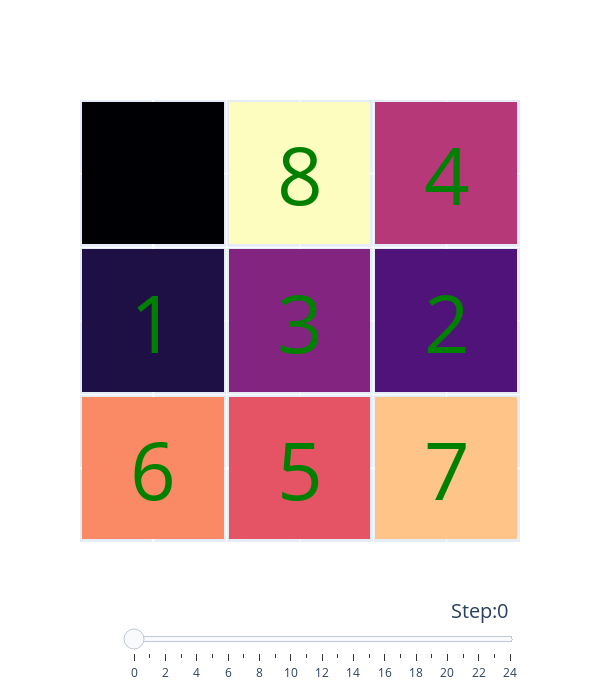

Here is the notebook cell this chart was saved with:
### Code cell
while True:
    iplot(fig)
    time.sleep(600*len(l)//1000)
    clear_output(wait=True)

### Figure 1 — Plotly figure (JSON) as saved in the notebook; plotly's stock layout.template omitted (floating-point values rounded to 4 significant figures)
{"data": [{"colorscale": [[0, "#000004"], [0.1111, "#180f3d"], [0.2222, "#440f76"], [0.3333, "#721f81"], [0.4444, "#9e2f7f"], [0.5556, "#cd4071"], [0.6667, "#f1605d"], [0.7778, "#fd9668"], [0.8889, "#feca8d"], [1, "#fcfdbf"]], "showscale": false, "type": "heatmap", "x": [0, 1, 2], "xgap": 5, "y": [0, 1, 2], "ygap": 5, "z": [[6, 5, 7], [1, 3, 2], [0, 8, 4]]}], "layout": {"annotations": [{"font": {"color": "green", "size": 80}, "showarrow": false, "text": "6", "x": 0, "xref": "x", "y": 0, "yref": "y"}, {"font": {"color": "green", "size": 80}, "showarrow": false, "text": "5", "x": 1, "xref": "x", "y": 0, "yref": "y"}, {"font": {"color": "green", "size": 80}, "showarrow": false, "text": "7", "x": 2, "xref": "x", "y": 0, "yref": "y"}, {"font": {"color": "green", "size": 80}, "showarrow": false, "text": "1", "x": 0, "xref": "x", "y": 1, "yref": "y"}, {"font": {"color": "green", "size": 80}, "showarrow": false, "text": "3", "x": 1, "xref": "x", "y": 1, "yref": "y"}, {"font": {"color": "green", "size": 80}, "showarrow": false, "text": "2", "x": 2, "xref": "x", "y": 1, "yref": "y"}, {"font": {"color": "green", "size": 80}, "showarrow": false, "text": "", "x": 0, "xref": "x", "y": 2, "yref": "y"}, {"font": {"color": "green", "size": 80}, "showarrow": false, "text": "8", "x": 1, "xref": "x", "y": 2, "yref": "y"}, {"font": {"color": "green", "size": 80}, "showarrow": false, "text": "4", "x": 2, "xref": "x", "y": 2, "yref": "y"}], "height": 700, "sliders": [{"active": 0, "currentvalue": {"font": {"size": 20}, "prefix": "Step:", "visible": true, "xanchor": "right"}, "len": 0.9, "pad": {"b": 10, "t": 50}, "steps": [{"args": [[0], {"frame": {"duration": 300, "redraw": true}, "mode": "immediate", "transition": {"duration": 300}}], "label": "0", "method": "animate"}, {"args": [[1], {"frame": {"duration": 300, "redraw": true}, "mode": "immediate", "transition": {"duration": 300}}], "label": "1", "method": "animate"}, {"args": [[2], {"frame": {"duration": 300, "redraw": true}, "mode": "immediate", "transition": {"duration": 300}}], "label": "2", "method": "animate"}, {"args": [[3], {"frame": {"duration": 300, "redraw": true}, "mode": "immediate", "transition": {"duration": 300}}], "label": "3", "method": "animate"}, {"args": [[4], {"frame": {"duration": 300, "redraw": true}, "mode": "immediate", "transition": {"duration": 300}}], "label": "4", "method": "animate"}, {"args": [[5], {"frame": {"duration": 300, "redraw": true}, "mode": "immediate", "transition": {"duration": 300}}], "label": "5", "method": "animate"}, {"args": [[6], {"frame": {"duration": 300, "redraw": true}, "mode": "immediate", "transition": {"duration": 300}}], "label": "6", "method": "animate"}, {"args": [[7], {"frame": {"duration": 300, "redraw": true}, "mode": "immediate", "transition": {"duration": 300}}], "label": "7", "method": "animate"}, {"args": [[8], {"frame": {"duration": 300, "redraw": true}, "mode": "immediate", "transition": {"duration": 300}}], "label": "8", "method": "animate"}, {"args": [[9], {"frame": {"duration": 300, "redraw": true}, "mode": "immediate", "transition": {"duration": 300}}], "label": "9", "method": "animate"}, {"args": [[10], {"frame": {"duration": 300, "redraw": true}, "mode": "immediate", "transition": {"duration": 300}}], "label": "10", "method": "animate"}, {"args": [[11], {"frame": {"duration": 300, "redraw": true}, "mode": "immediate", "transition": {"duration": 300}}], "label": "11", "method": "animate"}, {"args": [[12], {"frame": {"duration": 300, "redraw": true}, "mode": "immediate", "transition": {"duration": 300}}], "label": "12", "method": "animate"}, {"args": [[13], {"frame": {"duration": 300, "redraw": true}, "mode": "immediate", "transition": {"duration": 300}}], "label": "13", "method": "animate"}, {"args": [[14], {"frame": {"duration": 300, "redraw": true}, "mode": "immediate", "transition": {"duration": 300}}], "label": "14", "method": "animate"}, {"args": [[15], {"frame": {"duration": 300, "redraw": true}, "mode": "immediate", "transition": {"duration": 300}}], "label": "15", "method": "animate"}, {"args": [[16], {"frame": {"duration": 300, "redraw": true}, "mode": "immediate", "transition": {"duration": 300}}], "label": "16", "method": "animate"}, {"args": [[17], {"frame": {"duration": 300, "redraw": true}, "mode": "immediate", "transition": {"duration": 300}}], "label": "17", "method": "animate"}, {"args": [[18], {"frame": {"duration": 300, "redraw": true}, "mode": "immediate", "transition": {"duration": 300}}], "label": "18", "method": "animate"}, {"args": [[19], {"frame": {"duration": 300, "redraw": true}, "mode": "immediate", "transition": {"duration": 300}}], "label": "19", "method": "animate"}, {"args": [[20], {"frame": {"duration": 300, "redraw": true}, "mode": "immediate", "transition": {"duration": 300}}], "label": "20", "method": "animate"}, {"args": [[21], {"frame": {"duration": 300, "redraw": true}, "mode": "immediate", "transition": {"duration": 300}}], "label": "21", "method": "animate"}, {"args": [[22], {"frame": {"duration": 300, "redraw": true}, "mode": "immediate", "transition": {"duration": 300}}], "label": "22", "method": "animate"}, {"args": [[23], {"frame": {"duration": 300, "redraw": true}, "mode": "immediate", "transition": {"duration": 300}}], "label": "23", "method": "animate"}, {"args": [[24], {"frame": {"duration": 300, "redraw": true}, "mode": "immediate", "transition": {"duration": 300}}], "label": "24", "method": "animate"}], "transition": {"duration": 300, "easing": "cubic-in-out"}, "x": 0.1, "xanchor": "left", "y": 0, "yanchor": "top"}], "width": 600, "xaxis": {"showticklabels": false}, "yaxis": {"showticklabels": false}}}
